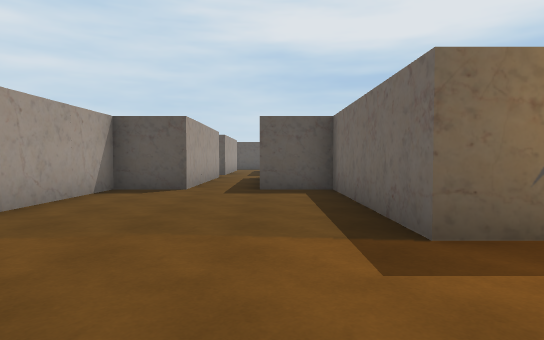
view 1 (above)

18 first-person views from a walk through a Unity game level. The camera is 1.3 m above the floor, tilts 2° down and sees 75° across. The floor is counted in squares, 2 m on a side. Each view is taken from the middle of a square. On the plan, view 1 faces up. The plan holds only what a view shows up to about 10 squares ahead; the rest is blank. The place goes on beyond the plan.

view 2
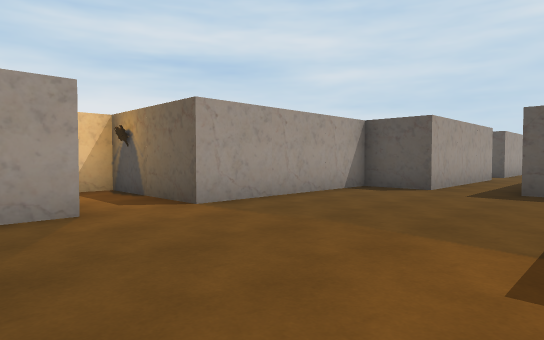

view 3
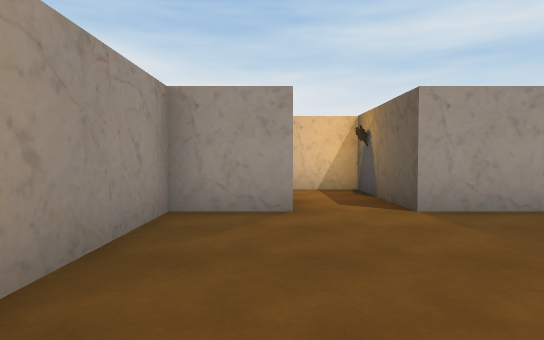

view 4
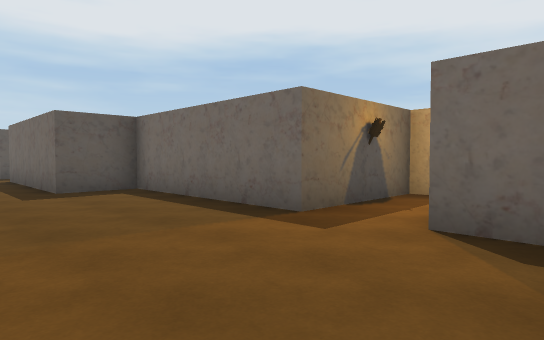

view 5
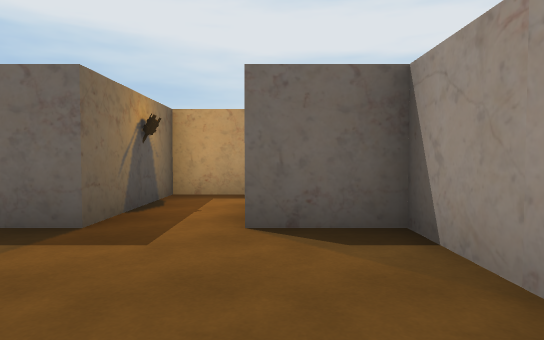

view 6
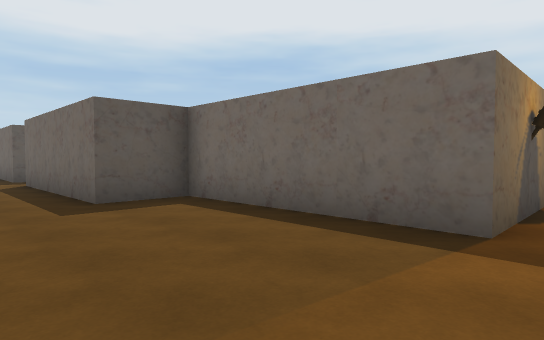

view 7
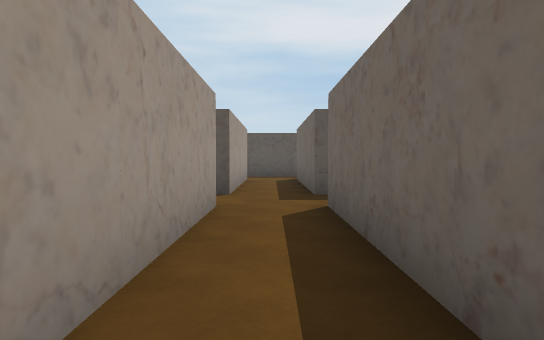

view 8
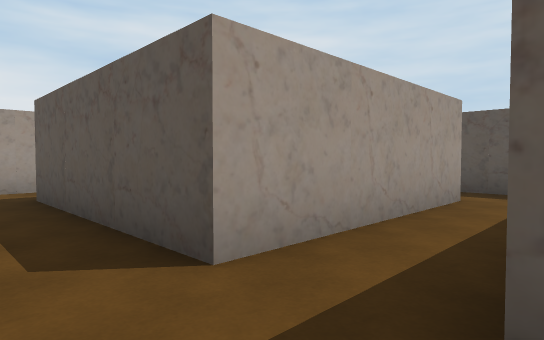

view 9
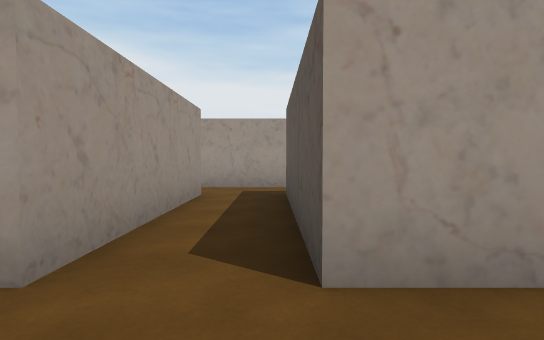

view 10
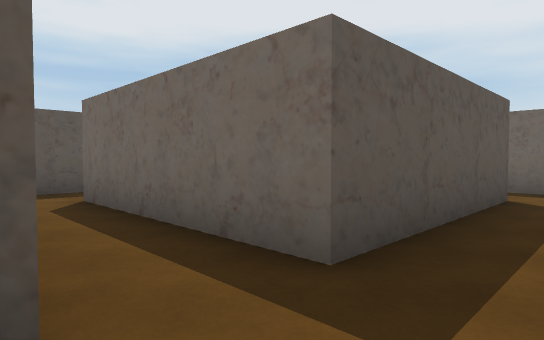

view 11
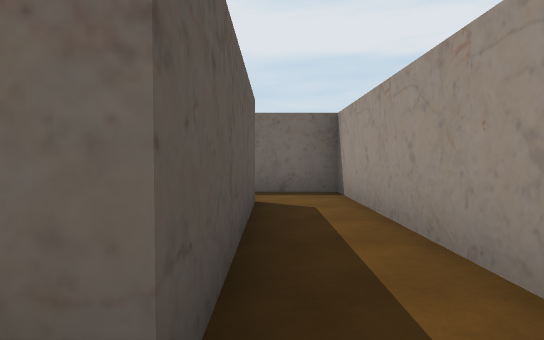

view 12
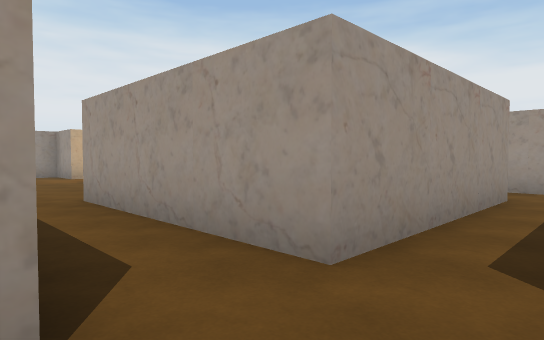

view 13
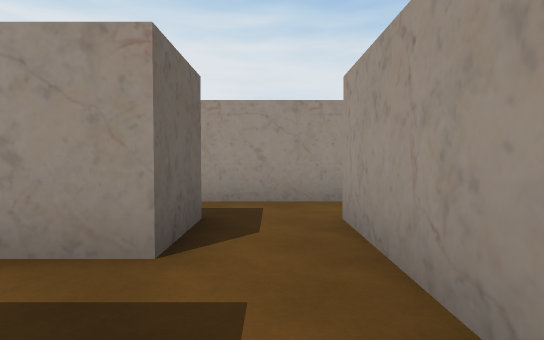

view 14
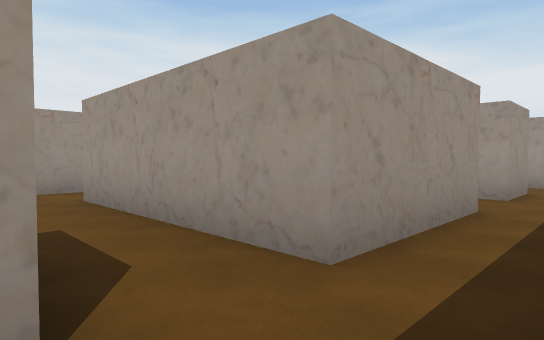

view 15
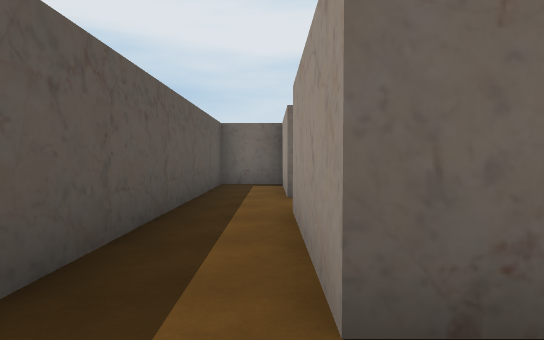

view 16
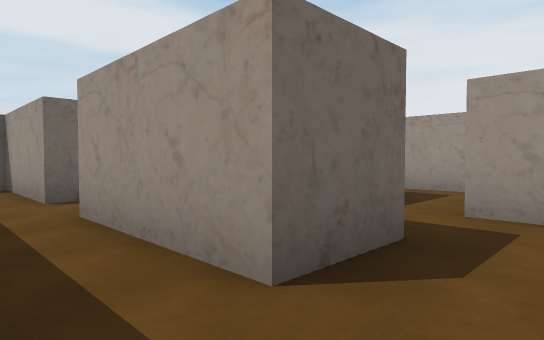

view 17
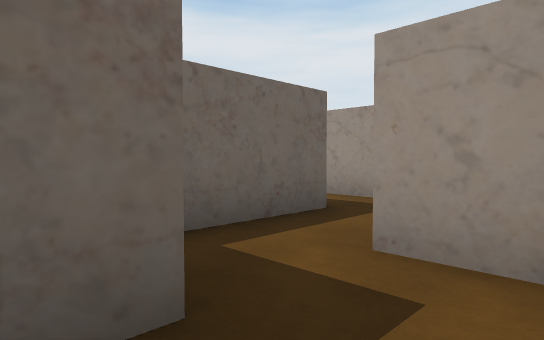

view 18
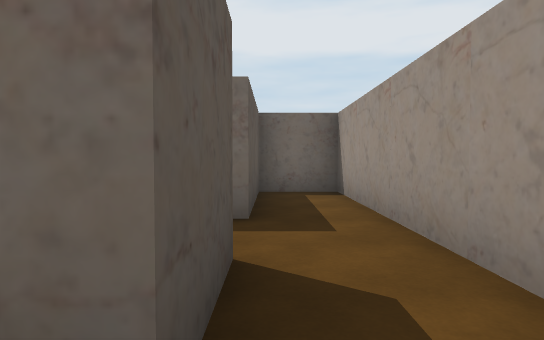

### Floor plan
Points are (right, up) in squares from view 1. A wall is a line through its corners. A room is listed if a view was taken in it or the views show most of it. See-through windows are left out.
Room 1 (views 1, 2, 3, 4, 5, 6, 7)
walls: (-3.2, 1.4) (-3.2, -0.2) (1.3, -0.2) (1.3, 1.2); (2.5, 2.7) (1.3, 2.7) (1.3, 7.2) (-0.2, 7.2) (-0.2, 11.7); (-1.7, 11.7) (-1.7, 7.2) (-3.2, 7.2) (-3.2, 2.7)
ways out: opening at (-1, 12) to room 2; opening at (-4, 2); opening at (2, 2)
Room 2 (views 8, 9, 10, 11, 12)
walls: (-0.2, 11.7) (5.5, 11.7); (-1.7, 17.9) (-1.7, 13.2) (-6.2, 13.2); (4.2, 13.2) (-0.2, 13.2) (-0.2, 17.8); (-6.3, 11.7) (-1.7, 11.7); (-7.8, 13.4) (-7.8, 11.4)
ways out: opening at (-1, 12) to room 1; opening at (-7, 14) to room 3; opening at (-7, 11) to room 5; opening at (-1, 17)
Room 3 (views 13, 14, 15, 16, 17)
walls: (-10.8, 13.1) (-10.8, 14.7) (-7.8, 14.7) (-7.8, 13.4); (-6.3, 14.2) (-6.3, 14.7) (-3.3, 14.7) (-3.3, 16.2) (-10.5, 16.2); (-12.3, 14.7) (-12.3, 14.2); (-11.8, 11.7) (-10.8, 11.7); (-9.3, 10.2) (-9.3, 12.4)
ways out: opening at (-7, 14) to room 2; opening at (-10, 11) to room 4; opening at (-13, 15.5)
Room 4 (view 18)
walls: (-7.8, 10.2) (-9.3, 10.2); (-9.9, 8.7) (-7.5, 8.7)
ways out: opening at (-10, 11) to room 3; opening at (-8.5, 9.5) to room 5
Room 5 (no view inside)
walls: (-7.5, 8.7) (-3.3, 8.7) (-3.3, 10.2) (-6.3, 10.2) (-6.3, 11.7); (-7.8, 11.4) (-7.8, 10.2)
ways out: opening at (-7, 11) to room 2; opening at (-8.5, 9.5) to room 4

Positions as (right, up) in squares from view 1, and headings:
1: (0, 0), facing up
2: (1, 0), facing up-left
3: (1, 1), facing left
4: (-2, 0), facing up-right
5: (-2, 1), facing right
6: (-2, 2), facing up-right
7: (-1, 7), facing up
8: (0, 12), facing up-left
9: (0, 13), facing left
10: (-2, 12), facing up-right
11: (-1, 13), facing right
12: (0, 13), facing down-left
13: (-7, 14), facing down
14: (-6, 16), facing down-left
15: (-12, 15), facing right
16: (-12, 16), facing down-right
17: (-12, 14), facing down-right
18: (-10, 10), facing right
